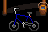

This is a level from a 2D game, rendered from its Tiled map with the project's own tilesets. A one-line summary and the complete map file follow:
An orthogonal 3x2 tile map with 16x16 px tiles, 2 tile layers (Buildings, Front) and 3 objects (3x TileData).

<map version="1.10" tiledversion="1.11.2" orientation="orthogonal" renderorder="right-down" width="3" height="2" tilewidth="16" tileheight="16" infinite="0" nextlayerid="7" nextobjectid="9">
 <tileset firstgid="1" name="spring_ChristopherHouseTilesheet" tilewidth="16" tileheight="16" tilecount="56" columns="8">
  <image source="spring_ChristopherHouseTilesheet.png" width="128" height="112" />
 </tileset>
 <layer id="5" name="Buildings" width="3" height="2">
  <data encoding="csv">
17,18,19,
33,34,35
</data>
 </layer>
 <objectgroup id="6" name="Buildings">
  <object id="6" name="TileData" x="0" y="16" width="16" height="16">
   <properties>
    <property name="Action" value="Message &quot;ChrisHouseInterior.5&quot;" />
   </properties>
  </object>
  <object id="7" name="TileData" x="16" y="16" width="16" height="16">
   <properties>
    <property name="Action" value="Message &quot;ChrisHouseInterior.5&quot;" />
   </properties>
  </object>
  <object id="8" name="TileData" x="32" y="16" width="16" height="16">
   <properties>
    <property name="Action" value="Message &quot;ChrisHouseInterior.5&quot;" />
   </properties>
  </object>
 </objectgroup>
 <layer id="3" name="Front" width="3" height="2">
  <data encoding="csv">
25,26,27,
0,0,0
</data>
 </layer>
 <objectgroup id="4" name="Front" />
</map>
